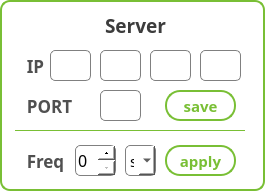
     <widget class="QFrame" name="frame_11">
      <property name="geometry">
       <rect>
        <x>275</x>
        <y>0</y>
        <width>265</width>
        <height>191</height>
       </rect>
      </property>
      <property name="styleSheet">
       <string notr="true">background:qlineargradient(spread:pad, x1:0, y1:0, x2:1, y2:1, stop:0 rgba(255, 255, 255, 0), stop:1 rgba(255, 255, 255, 161));
border : 2px solid rgb(121,191,53);
border-radius : 10px</string>
      </property>
      <property name="frameShape">
       <enum>QFrame::StyledPanel</enum>
      </property>
      <property name="frameShadow">
       <enum>QFrame::Raised</enum>
      </property>
      <widget class="QLabel" name="label_37">
       <property name="geometry">
        <rect>
         <x>70</x>
         <y>10</y>
         <width>131</width>
         <height>31</height>
        </rect>
       </property>
       <property name="font">
        <font>
         <family>나눔스퀘어 Bold</family>
         <pointsize>14</pointsize>
         <weight>75</weight>
         <bold>true</bold>
        </font>
       </property>
       <property name="styleSheet">
        <string notr="true">background:transparent;
border:transparent;
color:rgb(60,60,60)</string>
       </property>
       <property name="text">
        <string>Server</string>
       </property>
       <property name="alignment">
        <set>Qt::AlignCenter</set>
       </property>
      </widget>
      <widget class="QLineEdit" name="ip1">
       <property name="geometry">
        <rect>
         <x>50</x>
         <y>50</y>
         <width>41</width>
         <height>31</height>
        </rect>
       </property>
       <property name="font">
        <font>
         <family>나눔고딕</family>
         <pointsize>11</pointsize>
        </font>
       </property>
       <property name="styleSheet">
        <string notr="true">background-color:white;
border:1px solid grey;
border-radius:5px</string>
       </property>
       <property name="inputMethodHints">
        <set>Qt::ImhDigitsOnly</set>
       </property>
       <property name="text">
        <string/>
       </property>
       <property name="maxLength">
        <number>3</number>
       </property>
       <property name="alignment">
        <set>Qt::AlignCenter</set>
       </property>
      </widget>
      <widget class="QLineEdit" name="ip2">
       <property name="geometry">
        <rect>
         <x>100</x>
         <y>50</y>
         <width>41</width>
         <height>31</height>
        </rect>
       </property>
       <property name="font">
        <font>
         <family>나눔고딕</family>
         <pointsize>11</pointsize>
        </font>
       </property>
       <property name="styleSheet">
        <string notr="true">background-color:white;
border:1px solid grey;
border-radius:5px</string>
       </property>
       <property name="inputMethodHints">
        <set>Qt::ImhDigitsOnly</set>
       </property>
       <property name="maxLength">
        <number>3</number>
       </property>
       <property name="alignment">
        <set>Qt::AlignCenter</set>
       </property>
      </widget>
      <widget class="QLineEdit" name="ip3">
       <property name="geometry">
        <rect>
         <x>150</x>
         <y>50</y>
         <width>41</width>
         <height>31</height>
        </rect>
       </property>
       <property name="font">
        <font>
         <family>나눔고딕</family>
         <pointsize>11</pointsize>
        </font>
       </property>
       <property name="styleSheet">
        <string notr="true">background-color:white;
border:1px solid grey;
border-radius:5px</string>
       </property>
       <property name="inputMethodHints">
        <set>Qt::ImhDigitsOnly</set>
       </property>
       <property name="maxLength">
        <number>3</number>
       </property>
       <property name="alignment">
        <set>Qt::AlignCenter</set>
       </property>
      </widget>
      <widget class="QLineEdit" name="ip4">
       <property name="geometry">
        <rect>
         <x>200</x>
         <y>50</y>
         <width>41</width>
         <height>31</height>
        </rect>
       </property>
       <property name="font">
        <font>
         <family>나눔고딕</family>
         <pointsize>11</pointsize>
        </font>
       </property>
       <property name="styleSheet">
        <string notr="true">background-color:white;
border:1px solid grey;
border-radius:5px</string>
       </property>
       <property name="inputMethodHints">
        <set>Qt::ImhDigitsOnly</set>
       </property>
       <property name="maxLength">
        <number>3</number>
       </property>
       <property name="alignment">
        <set>Qt::AlignCenter</set>
       </property>
      </widget>
      <widget class="QLineEdit" name="port">
       <property name="geometry">
        <rect>
         <x>100</x>
         <y>90</y>
         <width>41</width>
         <height>31</height>
        </rect>
       </property>
       <property name="font">
        <font>
         <family>나눔고딕</family>
         <pointsize>11</pointsize>
        </font>
       </property>
       <property name="styleSheet">
        <string notr="true">background-color:white;
border:1px solid grey;
border-radius:5px</string>
       </property>
       <property name="inputMethodHints">
        <set>Qt::ImhDigitsOnly</set>
       </property>
       <property name="maxLength">
        <number>5</number>
       </property>
       <property name="alignment">
        <set>Qt::AlignCenter</set>
       </property>
      </widget>
      <widget class="QComboBox" name="serv_unit">
       <property name="geometry">
        <rect>
         <x>310</x>
         <y>60</y>
         <width>51</width>
         <height>34</height>
        </rect>
       </property>
       <property name="font">
        <font>
         <family>맑은 고딕</family>
         <pointsize>11</pointsize>
        </font>
       </property>
       <property name="styleSheet">
        <string notr="true">background-color:white;
border:1px solid grey;
selection-background-color: rgb(121, 191, 53);
border-radius:5px</string>
       </property>
       <item>
        <property name="text">
         <string>초</string>
        </property>
       </item>
       <item>
        <property name="text">
         <string>분</string>
        </property>
       </item>
       <item>
        <property name="text">
         <string>시</string>
        </property>
       </item>
      </widget>
      <widget class="QPushButton" name="serv_save">
       <property name="geometry">
        <rect>
         <x>165</x>
         <y>145</y>
         <width>71</width>
         <height>31</height>
        </rect>
       </property>
       <property name="font">
        <font>
         <family>나눔바른고딕</family>
         <pointsize>11</pointsize>
         <weight>75</weight>
         <bold>true</bold>
        </font>
       </property>
       <property name="styleSheet">
        <string notr="true">QPushButton{border-radius : 15px;
border : 2px solid rgb(121,191,53);
color:rgb(121,191,53);
background-color:white;}
QPushButton:pressed{
border-radius : 15px;
border : 2px solid rgb(130,255,75);
border:transparent;
background-color:qlineargradient(spread:pad, x1:0.15, y1:0.15, x2:1, y2:1, stop:0 rgba(177, 220, 61, 255), stop:1 rgba(41, 191, 61, 247));
color:white;
}
</string>
       </property>
       <property name="text">
        <string>apply</string>
       </property>
       <property name="checkable">
        <bool>true</bool>
       </property>
      </widget>
      <widget class="QSpinBox" name="serv_freq">
       <property name="geometry">
        <rect>
         <x>75</x>
         <y>145</y>
         <width>41</width>
         <height>31</height>
        </rect>
       </property>
       <property name="font">
        <font>
         <family>나눔고딕</family>
         <pointsize>12</pointsize>
        </font>
       </property>
       <property name="styleSheet">
        <string notr="true">QSpinBox{background-color:white;
border:1px solid grey;
selection-background-color: rgb(121, 191, 53);
border-radius:5px
}
QSpinBox::down-button {
width: 17px;
}
QSpinBox::up-button {
width: 17px;
}</string>
       </property>
      </widget>
      <widget class="QLabel" name="label_39">
       <property name="geometry">
        <rect>
         <x>20</x>
         <y>50</y>
         <width>31</width>
         <height>31</height>
        </rect>
       </property>
       <property name="font">
        <font>
         <family>나눔스퀘어 Bold</family>
         <pointsize>13</pointsize>
         <weight>75</weight>
         <bold>true</bold>
        </font>
       </property>
       <property name="styleSheet">
        <string notr="true">background:transparent;
color:rgb(80,80,80);
border:transparent</string>
       </property>
       <property name="text">
        <string>IP</string>
       </property>
       <property name="alignment">
        <set>Qt::AlignCenter</set>
       </property>
      </widget>
      <widget class="QLabel" name="label_46">
       <property name="geometry">
        <rect>
         <x>19</x>
         <y>90</y>
         <width>61</width>
         <height>31</height>
        </rect>
       </property>
       <property name="font">
        <font>
         <family>나눔스퀘어 Bold</family>
         <pointsize>13</pointsize>
         <weight>75</weight>
         <bold>true</bold>
        </font>
       </property>
       <property name="styleSheet">
        <string notr="true">background:transparent;
color:rgb(80,80,80);
border:transparent</string>
       </property>
       <property name="text">
        <string>PORT</string>
       </property>
       <property name="alignment">
        <set>Qt::AlignCenter</set>
       </property>
      </widget>
      <widget class="QLabel" name="label_53">
       <property name="geometry">
        <rect>
         <x>20</x>
         <y>145</y>
         <width>51</width>
         <height>31</height>
        </rect>
       </property>
       <property name="font">
        <font>
         <family>나눔스퀘어 Bold</family>
         <pointsize>13</pointsize>
         <weight>75</weight>
         <bold>true</bold>
        </font>
       </property>
       <property name="styleSheet">
        <string notr="true">background:transparent;
color:rgb(80,80,80);
border:transparent</string>
       </property>
       <property name="text">
        <string>Freq</string>
       </property>
       <property name="alignment">
        <set>Qt::AlignCenter</set>
       </property>
      </widget>
      <widget class="QPushButton" name="save_nut_4">
       <property name="geometry">
        <rect>
         <x>165</x>
         <y>90</y>
         <width>71</width>
         <height>31</height>
        </rect>
       </property>
       <property name="font">
        <font>
         <family>나눔바른고딕</family>
         <pointsize>11</pointsize>
         <weight>75</weight>
         <bold>true</bold>
        </font>
       </property>
       <property name="styleSheet">
        <string notr="true">QPushButton{border-radius : 15px;
border : 2px solid rgb(121,191,53);
color:rgb(121,191,53);
background-color:white;}
QPushButton:pressed{
border-radius : 15px;
border : 2px solid rgb(130,255,75);
border:transparent;
background-color:qlineargradient(spread:pad, x1:0.15, y1:0.15, x2:1, y2:1, stop:0 rgba(177, 220, 61, 255), stop:1 rgba(41, 191, 61, 247));
color:white;
}
</string>
       </property>
       <property name="text">
        <string>save</string>
       </property>
       <property name="checkable">
        <bool>true</bool>
       </property>
      </widget>
      <widget class="QComboBox" name="sens_unit_2">
       <property name="geometry">
        <rect>
         <x>125</x>
         <y>145</y>
         <width>31</width>
         <height>31</height>
        </rect>
       </property>
       <property name="font">
        <font>
         <family>나눔고딕</family>
         <pointsize>11</pointsize>
        </font>
       </property>
       <property name="layoutDirection">
        <enum>Qt::LeftToRight</enum>
       </property>
       <property name="styleSheet">
        <string notr="true">background-color:white;
border:1px solid grey;
selection-background-color: rgb(121, 191, 53);
border-radius:5px</string>
       </property>
       <item>
        <property name="text">
         <string>s</string>
        </property>
       </item>
       <item>
        <property name="text">
         <string>m</string>
        </property>
       </item>
       <item>
        <property name="text">
         <string>h</string>
        </property>
       </item>
      </widget>
      <widget class="Line" name="line_2">
       <property name="geometry">
        <rect>
         <x>15</x>
         <y>130</y>
         <width>230</width>
         <height>1</height>
        </rect>
       </property>
       <property name="orientation">
        <enum>Qt::Horizontal</enum>
       </property>
      </widget>
     </widget>
